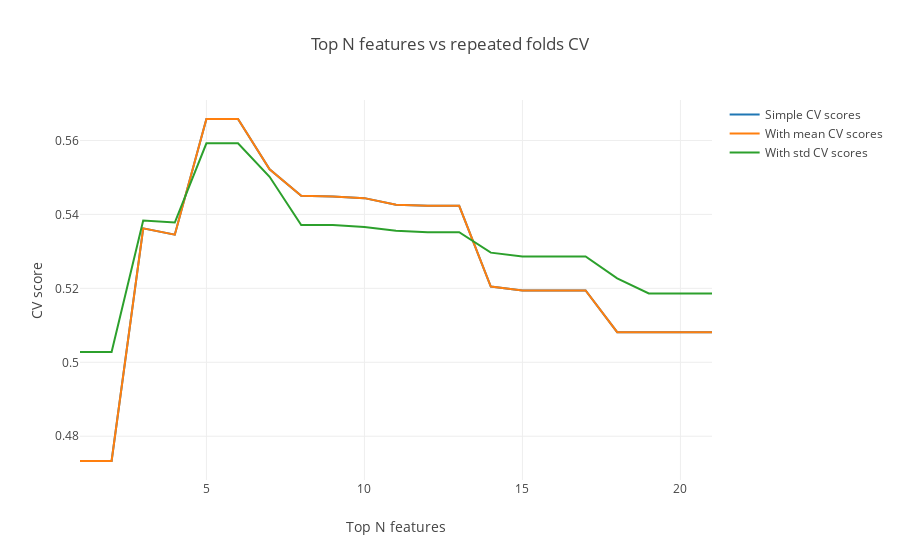

The notebook cell saved with this chart:
### Code cell
data = [go.Scatter(
        x = list(range(1, eli5_weights.shape[0] + 1)),
        y = scores_dict['simple'],
        name = 'Simple CV scores'
    ), go.Scatter(
        x = list(range(1, eli5_weights.shape[0] + 1)),
        y = scores_dict['with_mean'],
        name = 'With mean CV scores'
    ), go.Scatter(
        x = list(range(1, eli5_weights.shape[0] + 1)),
        y = scores_dict['with_std'],
        name = 'With std CV scores'
    )]
layout = go.Layout(dict(title = "Top N features vs repeated folds CV",
                  xaxis = dict(title = 'Top N features'),
                  yaxis = dict(title = 'CV score'),
                  ))
py.iplot(dict(data=data, layout=layout), filename='basic-line')

### Figure 1 — Plotly figure (JSON) as saved in the notebook; plotly's stock layout.template omitted (floating-point values rounded to 4 significant figures)
{"data": [{"name": "Simple CV scores", "type": "scatter", "uid": "1c5715ec-db72-4d92-9956-308695740c53", "x": [1, 2, 3, 4, 5, 6, 7, 8, 9, 10, 11, 12, 13, 14, 15, 16, 17, 18, 19, 20, 21], "y": [0.4733, 0.4733, 0.5362, 0.5345, 0.5658, 0.5658, 0.5522, 0.545, 0.5449, 0.5444, 0.5426, 0.5423, 0.5423, 0.5205, 0.5194, 0.5194, 0.5194, 0.5082, 0.5082, 0.5082, 0.5082]}, {"name": "With mean CV scores", "type": "scatter", "uid": "78926010-cd0a-458c-8674-2ac0a5b3a0a4", "x": [1, 2, 3, 4, 5, 6, 7, 8, 9, 10, 11, 12, 13, 14, 15, 16, 17, 18, 19, 20, 21], "y": [0.4733, 0.4733, 0.5362, 0.5345, 0.5658, 0.5658, 0.5522, 0.545, 0.5449, 0.5444, 0.5426, 0.5423, 0.5423, 0.5205, 0.5194, 0.5194, 0.5194, 0.5082, 0.5082, 0.5082, 0.5082]}, {"name": "With std CV scores", "type": "scatter", "uid": "a6926527-cf32-4f36-a1ac-052e0f4c08a2", "x": [1, 2, 3, 4, 5, 6, 7, 8, 9, 10, 11, 12, 13, 14, 15, 16, 17, 18, 19, 20, 21], "y": [0.5028, 0.5028, 0.5384, 0.5378, 0.5593, 0.5593, 0.5502, 0.5372, 0.5372, 0.5366, 0.5356, 0.5352, 0.5352, 0.5297, 0.5286, 0.5286, 0.5286, 0.5227, 0.5186, 0.5186, 0.5186]}], "layout": {"title": {"text": "Top N features vs repeated folds CV"}, "xaxis": {"title": {"text": "Top N features"}}, "yaxis": {"title": {"text": "CV score"}}}}
